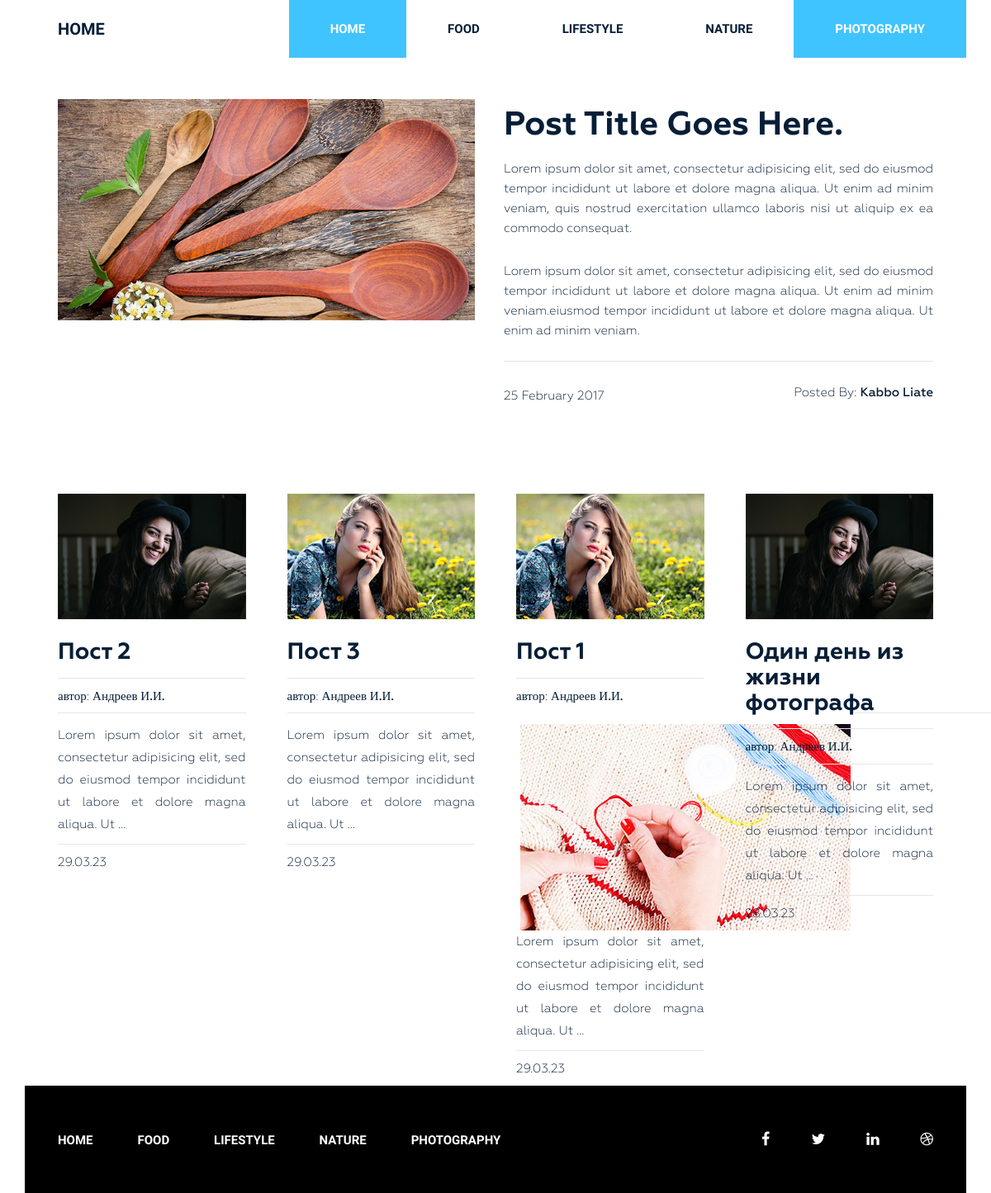
The app's page /category/photography/, older data.
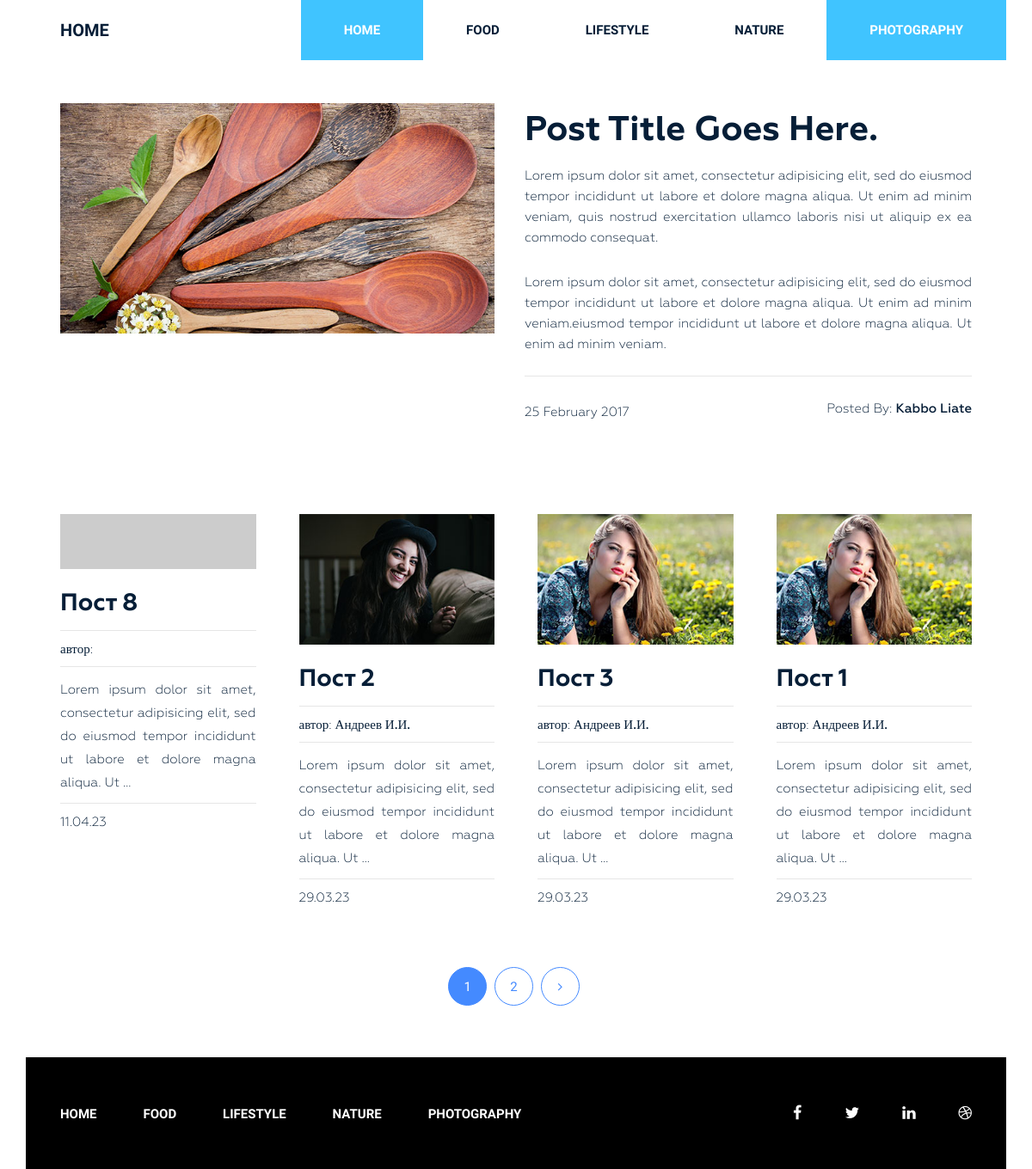
The same page, newer data.
### blog/models.py (models this page shows, shortened)
class Category(models.Model):
    title = models.CharField(max_length=250)
    slug = models.SlugField(max_length=250, verbose_name='url', unique=True)
    def get_absolute_url(self):
        return reverse('category', kwargs={'slug':self.slug})
    def __str__(self):
        return self.title
    class Meta:
        verbose_name = 'Категория'
        verbose_name_plural = 'Категории'
        ordering = ['title']

class Post(models.Model):
    title = models.CharField(max_length=250, verbose_name='Заголовок')
    slug = models.SlugField(max_length=250, verbose_name='url', unique=True)
    author = models.CharField(max_length=100, verbose_name='Автор')
    content = models.TextField(blank=True, verbose_name='Контент')
    created_at = models.DateTimeField(auto_now_add=True, verbose_name='Опубликовано')
    photo = models.ImageField(upload_to='photo/%Y/%m/%d/', blank=True, verbose_name='Фото')
    views = models.IntegerField(default=0, verbose_name='Просмотров')
    category = models.ForeignKey(Category, on_delete=models.PROTECT, related_name='posts', verbose_name='Категория')
    tags = models.ManyToManyField(Tag, blank=True, related_name='posts', verbose_name='Теги')
    def get_absolute_url(self):
        return reverse('post', kwargs={'slug':self.slug})
    class Meta:
        verbose_name = 'Статья'
        verbose_name_plural = 'Статьи'
        ordering = ['-created_at']

### blog/views.py (the view)
# urls.py: path('category/<str:slug>/', PostsByCategory.as_view(), name='category'),
class PostsByCategory(ListView):
    template_name = 'blog/category.html'
    context_object_name = 'posts'
    paginate_by = 4
    allow_empty = False
    def get_queryset(self):
        return Post.objects.filter(category__slug=self.kwargs['slug'])
    def get_context_data(self, *, object_list=None, **kwargs):
        context = super().get_context_data(**kwargs)
        context['title'] = Category.objects.get(slug=self.kwargs['slug'])
        return context

### blog/templatetags/menu.py (called while the page is built)
@register.inclusion_tag('blog/menu_tpl.html')
def show_menu(menu_class='menu'):
    categories = Category.objects.all()
    return {'categories': categories, 'menu_class': menu_class}

### blog/templates/blog/category.html (shortened to what this page needs)
{% extends 'base.html' %}
{% load static %}
{% block content %}
<section class="blog-post-area">
    <div class="container">
        <div class="row">
            <div class="blog-post-area-style">
                <div class="col-md-12">
                    <div class="single-post-big">
                        <div class="big-image">
                            <img src="{% static 'img/post-image1.jpg' %}" alt="">
                        </div>
                        <div class="big-text">
                            <h3><a href="#">Post Title Goes Here.</a></h3>
                            <p>Lorem ipsum dolor sit amet, consectetur adipisicing elit, sed do eiusmod tempor
                                incididunt ut labore et dolore magna aliqua. Ut enim ad minim veniam, quis nostrud
                                exercitation ullamco laboris nisi ut aliquip ex ea commodo consequat.</p>
                            <p>Lorem ipsum dolor sit amet, consectetur adipisicing elit, sed do eiusmod tempor
                                incididunt ut labore et dolore magna aliqua. Ut enim ad minim veniam.eiusmod tempor
                                incididunt ut labore et dolore magna aliqua. Ut enim ad minim veniam.</p>
                            <h4><span class="date">25 February 2017</span><span class="author">Posted By: <span
                                    class="author-name">Kabbo Liate</span></span>
                            </h4>
                        </div>
                    </div>
                </div>
                {% for post in posts %}
                <div class="col-md-3">
                    <div class="single-post">
                        {% if post.photo %}
                        <img src="{{ post.photo.url }}" alt="{{ post.title }}">
                        {% else %}
                        <img src="https://picsum.photos/id/1060/300/201?blur=2" alt="{{ post.title }}">
                        {% endif %}
                        <h3><a href="{{ post.get_absolute_url }}">{{ post.title }}</a></h3>
                        <h4><span>автор: <span class="author-name">{{ post.author }}</span></span>
                        </h4>
                        {{ post.content|truncatewords_html:20|safe }}
                        <h4><span>{{ post.created_at|date:"d.m.y" }}</span></h4>
                    </div>
                </div>
                {% endfor %}
            </div>
        </div>
    </div>
    {% if page_obj.has_other_pages %}
    <div class="pegination">
        <div class="nav-links">
            {% for p in page_obj.paginator.page_range %}
            {% if page_obj.number == p %}
            <span class="page-numbers current">{{p}}</span>
            {% elif p > page_obj.number|add:-3 and p < page_obj.number|add:3 %}
            <a class="page-numbers" href="?page={{p}}">{{p}}</a>
            {% endif %}
            {% endfor %}
            {% if page_obj.has_next %}
            <a class="page-numbers" href="?page={{ page_obj.next_page_number }}"><i class="fa fa-angle-right"
                                                                                    aria-hidden="true"></i></a>
            {% endif %}
        </div>
    </div>
    {% endif %}
</section>
{% endblock %}

### blog/templates/blog/menu_tpl.html
<div class="{{ menu_class }}">
    <ul>
        <li class="active"><a href="{% url 'home' %}">Home</a></li>
        {% for item in categories %}
        <li><a href="{{ item.get_absolute_url }}">{{ item.title }}</a></li>
        {% endfor %}
    </ul>
</div>

Row changes from the older to the newer data that the page shows:
no longer on this page (row edited): Post: photo (picture), title "Один день из жизни фотографа", author "Андреев И.И.", content "Lorem ipsum dolor sit amet, consectetur adipisicing elit, sed do eiusmod tempor incididunt ut labore et dolore magna aliqua. Ut …", created_at "28.03.23"
added Post: title "Пост 8", content "Lorem ipsum dolor sit amet, consectetur adipisicing elit, sed do eiusmod tempor incididunt ut labore et dolore magna aliqua. Ut …", created_at "11.04.23"
changed Post "Пост 1": content: picture removed
Text that changed along with them:
new list line: "1"
new list line: "2"
